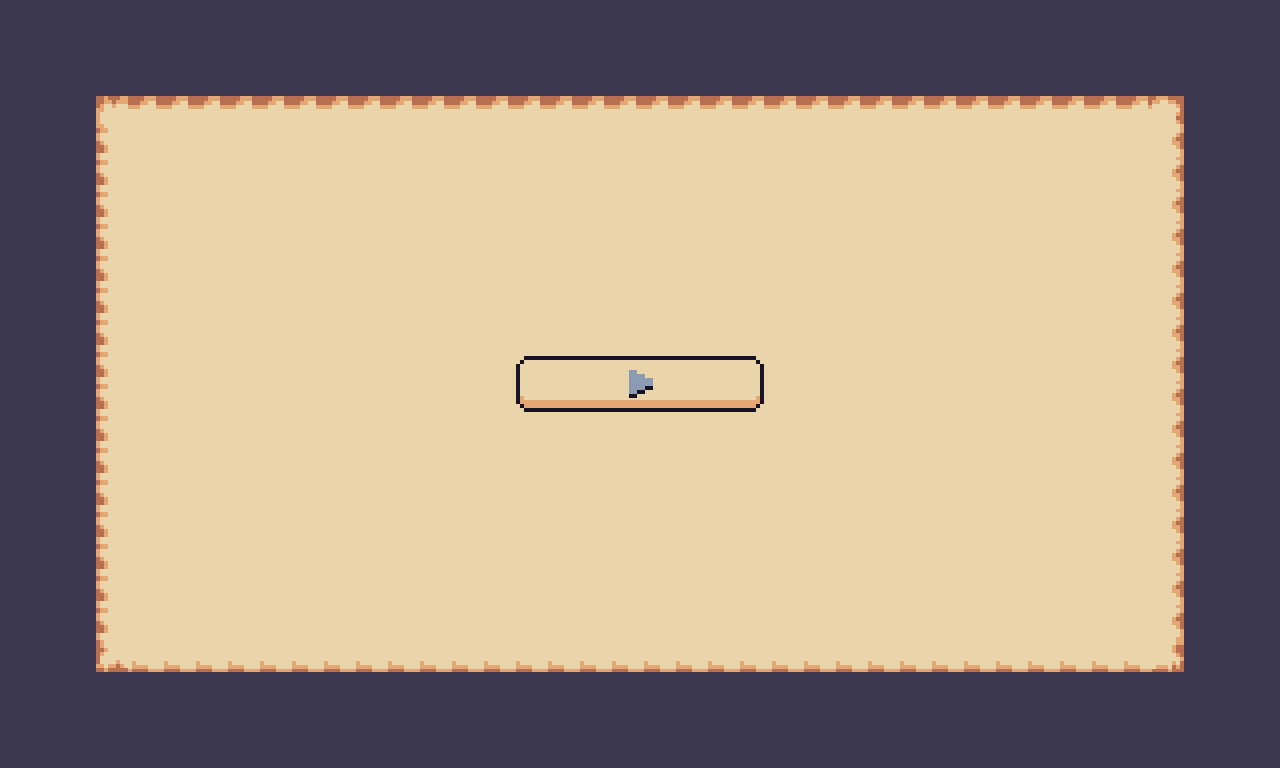

Tiled map render using the project's own tile images. Description and the whole map definition, tile-layer contents included, below:
An orthogonal 40x24 tile map with 32x32 px tiles, 3 tile layers (background, buttons, buttons1), 3 tilesets.

<map version="1.10" tiledversion="1.10.2" orientation="orthogonal" renderorder="right-down" width="40" height="24" tilewidth="32" tileheight="32" infinite="0" nextlayerid="4" nextobjectid="1">
 <tileset firstgid="1" name="menu" tilewidth="32" tileheight="32" tilecount="21" columns="7">
  <image source="../GUI/Sliced/menu.png" width="224" height="96" />
 </tileset>
 <tileset firstgid="22" name="Terrain (32x32)" tilewidth="32" tileheight="32" tilecount="247" columns="19">
  <image source="../Sprites/14-TileSets/Terrain (32x32).png" width="608" height="416" />
 </tileset>
 <tileset firstgid="269" name="buttons" tilewidth="32" tileheight="32" tilecount="10" columns="5">
  <image source="../Buttons/Sliced/buttons.png" width="160" height="64" />
 </tileset>
 <layer id="1" name="background" width="40" height="24">
  <data encoding="csv">
62,62,62,62,62,62,62,62,62,62,62,62,62,62,62,62,62,62,62,62,62,62,62,62,62,62,62,62,62,62,62,62,62,62,62,62,62,62,62,62,
62,62,62,62,62,62,62,62,62,62,62,62,62,62,62,62,62,62,62,62,62,62,62,62,62,62,62,62,62,62,62,62,62,62,62,62,62,62,62,62,
62,62,62,62,62,62,62,62,62,62,62,62,62,62,62,62,62,62,62,62,62,62,62,62,62,62,62,62,62,62,62,62,62,62,62,62,62,62,62,62,
62,62,62,5,6,6,6,6,6,6,6,6,6,6,6,6,6,6,6,6,6,6,6,6,6,6,6,6,6,6,6,6,6,6,6,6,7,62,62,62,
62,62,62,12,13,13,13,13,13,13,13,13,13,13,13,13,13,13,13,13,13,13,13,13,13,13,13,13,13,13,13,13,13,13,13,13,14,62,62,62,
62,62,62,12,13,13,13,13,13,13,13,13,13,13,13,13,13,13,13,13,13,13,13,13,13,13,13,13,13,13,13,13,13,13,13,13,14,62,62,62,
62,62,62,12,13,13,13,13,13,13,13,13,13,13,13,13,13,13,13,13,13,13,13,13,13,13,13,13,13,13,13,13,13,13,13,13,14,62,62,62,
62,62,62,12,13,13,13,13,13,13,13,13,13,13,13,13,13,13,13,13,13,13,13,13,13,13,13,13,13,13,13,13,13,13,13,13,14,62,62,62,
62,62,62,12,13,13,13,13,13,13,13,13,13,13,13,13,13,13,13,13,13,13,13,13,13,13,13,13,13,13,13,13,13,13,13,13,14,62,62,62,
62,62,62,12,13,13,13,13,13,13,13,13,13,13,13,13,13,13,13,13,13,13,13,13,13,13,13,13,13,13,13,13,13,13,13,13,14,62,62,62,
62,62,62,12,13,13,13,13,13,13,13,13,13,13,13,13,13,13,13,13,13,13,13,13,13,13,13,13,13,13,13,13,13,13,13,13,14,62,62,62,
62,62,62,12,13,13,13,13,13,13,13,13,13,13,13,13,13,13,13,13,13,13,13,13,13,13,13,13,13,13,13,13,13,13,13,13,14,62,62,62,
62,62,62,12,13,13,13,13,13,13,13,13,13,13,13,13,13,13,13,13,13,13,13,13,13,13,13,13,13,13,13,13,13,13,13,13,14,62,62,62,
62,62,62,12,13,13,13,13,13,13,13,13,13,13,13,13,13,13,13,13,13,13,13,13,13,13,13,13,13,13,13,13,13,13,13,13,14,62,62,62,
62,62,62,12,13,13,13,13,13,13,13,13,13,13,13,13,13,13,13,13,13,13,13,13,13,13,13,13,13,13,13,13,13,13,13,13,14,62,62,62,
62,62,62,12,13,13,13,13,13,13,13,13,13,13,13,13,13,13,13,13,13,13,13,13,13,13,13,13,13,13,13,13,13,13,13,13,14,62,62,62,
62,62,62,12,13,13,13,13,13,13,13,13,13,13,13,13,13,13,13,13,13,13,13,13,13,13,13,13,13,13,13,13,13,13,13,13,14,62,62,62,
62,62,62,12,13,13,13,13,13,13,13,13,13,13,13,13,13,13,13,13,13,13,13,13,13,13,13,13,13,13,13,13,13,13,13,13,14,62,62,62,
62,62,62,12,13,13,13,13,13,13,13,13,13,13,13,13,13,13,13,13,13,13,13,13,13,13,13,13,13,13,13,13,13,13,13,13,14,62,62,62,
62,62,62,12,13,13,13,13,13,13,13,13,13,13,13,13,13,13,13,13,13,13,13,13,13,13,13,13,13,13,13,13,13,13,13,13,14,62,62,62,
62,62,62,19,20,20,20,20,20,20,20,20,20,20,20,20,20,20,20,20,20,20,20,20,20,20,20,20,20,20,20,20,20,20,20,20,21,62,62,62,
62,62,62,62,62,62,62,62,62,62,62,62,62,62,62,62,62,62,62,62,62,62,62,62,62,62,62,62,62,62,62,62,62,62,62,62,62,62,62,62,
62,62,62,62,62,62,62,62,62,62,62,62,62,62,62,62,62,62,62,62,62,62,62,62,62,62,62,62,62,62,62,62,62,62,62,62,62,62,62,62,
62,62,62,62,62,62,62,62,62,62,62,62,62,62,62,62,62,62,62,62,62,62,62,62,62,62,62,62,62,62,62,62,62,62,62,62,62,62,62,62
</data>
 </layer>
 <layer id="2" name="buttons" width="40" height="24">
  <data encoding="csv">
0,0,0,0,0,0,0,0,0,0,0,0,0,0,0,0,0,0,0,0,0,0,0,0,0,0,0,0,0,0,0,0,0,0,0,0,0,0,0,0,
0,0,0,0,0,0,0,0,0,0,0,0,0,0,0,0,0,0,0,0,0,0,0,0,0,0,0,0,0,0,0,0,0,0,0,0,0,0,0,0,
0,0,0,0,0,0,0,0,0,0,0,0,0,0,0,0,0,0,0,0,0,0,0,0,0,0,0,0,0,0,0,0,0,0,0,0,0,0,0,0,
0,0,0,0,0,0,0,0,0,0,0,0,0,0,0,0,0,0,0,0,0,0,0,0,0,0,0,0,0,0,0,0,0,0,0,0,0,0,0,0,
0,0,0,0,0,0,0,0,0,0,0,0,0,0,0,0,0,0,0,0,0,0,0,0,0,0,0,0,0,0,0,0,0,0,0,0,0,0,0,0,
0,0,0,0,0,0,0,0,0,0,0,0,0,0,0,0,0,0,0,0,0,0,0,0,0,0,0,0,0,0,0,0,0,0,0,0,0,0,0,0,
0,0,0,0,0,0,0,0,0,0,0,0,0,0,0,0,0,0,0,0,0,0,0,0,0,0,0,0,0,0,0,0,0,0,0,0,0,0,0,0,
0,0,0,0,0,0,0,0,0,0,0,0,0,0,0,0,0,0,0,0,0,0,0,0,0,0,0,0,0,0,0,0,0,0,0,0,0,0,0,0,
0,0,0,0,0,0,0,0,0,0,0,0,0,0,0,0,0,0,0,0,0,0,0,0,0,0,0,0,0,0,0,0,0,0,0,0,0,0,0,0,
0,0,0,0,0,0,0,0,0,0,0,0,0,0,0,0,0,0,0,0,0,0,0,0,0,0,0,0,0,0,0,0,0,0,0,0,0,0,0,0,
0,0,0,0,0,0,0,0,0,0,0,0,0,0,0,0,0,0,0,0,0,0,0,0,0,0,0,0,0,0,0,0,0,0,0,0,0,0,0,0,
0,0,0,0,0,0,0,0,0,0,0,0,0,0,0,0,269,270,270,270,270,270,270,271,0,0,0,0,0,0,0,0,0,0,0,0,0,0,0,0,
0,0,0,0,0,0,0,0,0,0,0,0,0,0,0,0,274,275,275,275,275,275,275,276,0,0,0,0,0,0,0,0,0,0,0,0,0,0,0,0,
0,0,0,0,0,0,0,0,0,0,0,0,0,0,0,0,0,0,0,0,0,0,0,0,0,0,0,0,0,0,0,0,0,0,0,0,0,0,0,0,
0,0,0,0,0,0,0,0,0,0,0,0,0,0,0,0,0,0,0,0,0,0,0,0,0,0,0,0,0,0,0,0,0,0,0,0,0,0,0,0,
0,0,0,0,0,0,0,0,0,0,0,0,0,0,0,0,0,0,0,0,0,0,0,0,0,0,0,0,0,0,0,0,0,0,0,0,0,0,0,0,
0,0,0,0,0,0,0,0,0,0,0,0,0,0,0,0,0,0,0,0,0,0,0,0,0,0,0,0,0,0,0,0,0,0,0,0,0,0,0,0,
0,0,0,0,0,0,0,0,0,0,0,0,0,0,0,0,0,0,0,0,0,0,0,0,0,0,0,0,0,0,0,0,0,0,0,0,0,0,0,0,
0,0,0,0,0,0,0,0,0,0,0,0,0,0,0,0,0,0,0,0,0,0,0,0,0,0,0,0,0,0,0,0,0,0,0,0,0,0,0,0,
0,0,0,0,0,0,0,0,0,0,0,0,0,0,0,0,0,0,0,0,0,0,0,0,0,0,0,0,0,0,0,0,0,0,0,0,0,0,0,0,
0,0,0,0,0,0,0,0,0,0,0,0,0,0,0,0,0,0,0,0,0,0,0,0,0,0,0,0,0,0,0,0,0,0,0,0,0,0,0,0,
0,0,0,0,0,0,0,0,0,0,0,0,0,0,0,0,0,0,0,0,0,0,0,0,0,0,0,0,0,0,0,0,0,0,0,0,0,0,0,0,
0,0,0,0,0,0,0,0,0,0,0,0,0,0,0,0,0,0,0,0,0,0,0,0,0,0,0,0,0,0,0,0,0,0,0,0,0,0,0,0,
0,0,0,0,0,0,0,0,0,0,0,0,0,0,0,0,0,0,0,0,0,0,0,0,0,0,0,0,0,0,0,0,0,0,0,0,0,0,0,0
</data>
 </layer>
 <layer id="3" name="buttons1" width="40" height="24">
  <data encoding="csv">
0,0,0,0,0,0,0,0,0,0,0,0,0,0,0,0,0,0,0,0,0,0,0,0,0,0,0,0,0,0,0,0,0,0,0,0,0,0,0,0,
0,0,0,0,0,0,0,0,0,0,0,0,0,0,0,0,0,0,0,0,0,0,0,0,0,0,0,0,0,0,0,0,0,0,0,0,0,0,0,0,
0,0,0,0,0,0,0,0,0,0,0,0,0,0,0,0,0,0,0,0,0,0,0,0,0,0,0,0,0,0,0,0,0,0,0,0,0,0,0,0,
0,0,0,0,0,0,0,0,0,0,0,0,0,0,0,0,0,0,0,0,0,0,0,0,0,0,0,0,0,0,0,0,0,0,0,0,0,0,0,0,
0,0,0,0,0,0,0,0,0,0,0,0,0,0,0,0,0,0,0,0,0,0,0,0,0,0,0,0,0,0,0,0,0,0,0,0,0,0,0,0,
0,0,0,0,0,0,0,0,0,0,0,0,0,0,0,0,0,0,0,0,0,0,0,0,0,0,0,0,0,0,0,0,0,0,0,0,0,0,0,0,
0,0,0,0,0,0,0,0,0,0,0,0,0,0,0,0,0,0,0,0,0,0,0,0,0,0,0,0,0,0,0,0,0,0,0,0,0,0,0,0,
0,0,0,0,0,0,0,0,0,0,0,0,0,0,0,0,0,0,0,0,0,0,0,0,0,0,0,0,0,0,0,0,0,0,0,0,0,0,0,0,
0,0,0,0,0,0,0,0,0,0,0,0,0,0,0,0,0,0,0,0,0,0,0,0,0,0,0,0,0,0,0,0,0,0,0,0,0,0,0,0,
0,0,0,0,0,0,0,0,0,0,0,0,0,0,0,0,0,0,0,0,0,0,0,0,0,0,0,0,0,0,0,0,0,0,0,0,0,0,0,0,
0,0,0,0,0,0,0,0,0,0,0,0,0,0,0,0,0,0,0,0,0,0,0,0,0,0,0,0,0,0,0,0,0,0,0,0,0,0,0,0,
0,0,0,0,0,0,0,0,0,0,0,0,0,0,0,0,0,0,0,272,273,0,0,0,0,0,0,0,0,0,0,0,0,0,0,0,0,0,0,0,
0,0,0,0,0,0,0,0,0,0,0,0,0,0,0,0,0,0,0,277,278,0,0,0,0,0,0,0,0,0,0,0,0,0,0,0,0,0,0,0,
0,0,0,0,0,0,0,0,0,0,0,0,0,0,0,0,0,0,0,0,0,0,0,0,0,0,0,0,0,0,0,0,0,0,0,0,0,0,0,0,
0,0,0,0,0,0,0,0,0,0,0,0,0,0,0,0,0,0,0,0,0,0,0,0,0,0,0,0,0,0,0,0,0,0,0,0,0,0,0,0,
0,0,0,0,0,0,0,0,0,0,0,0,0,0,0,0,0,0,0,0,0,0,0,0,0,0,0,0,0,0,0,0,0,0,0,0,0,0,0,0,
0,0,0,0,0,0,0,0,0,0,0,0,0,0,0,0,0,0,0,0,0,0,0,0,0,0,0,0,0,0,0,0,0,0,0,0,0,0,0,0,
0,0,0,0,0,0,0,0,0,0,0,0,0,0,0,0,0,0,0,0,0,0,0,0,0,0,0,0,0,0,0,0,0,0,0,0,0,0,0,0,
0,0,0,0,0,0,0,0,0,0,0,0,0,0,0,0,0,0,0,0,0,0,0,0,0,0,0,0,0,0,0,0,0,0,0,0,0,0,0,0,
0,0,0,0,0,0,0,0,0,0,0,0,0,0,0,0,0,0,0,0,0,0,0,0,0,0,0,0,0,0,0,0,0,0,0,0,0,0,0,0,
0,0,0,0,0,0,0,0,0,0,0,0,0,0,0,0,0,0,0,0,0,0,0,0,0,0,0,0,0,0,0,0,0,0,0,0,0,0,0,0,
0,0,0,0,0,0,0,0,0,0,0,0,0,0,0,0,0,0,0,0,0,0,0,0,0,0,0,0,0,0,0,0,0,0,0,0,0,0,0,0,
0,0,0,0,0,0,0,0,0,0,0,0,0,0,0,0,0,0,0,0,0,0,0,0,0,0,0,0,0,0,0,0,0,0,0,0,0,0,0,0,
0,0,0,0,0,0,0,0,0,0,0,0,0,0,0,0,0,0,0,0,0,0,0,0,0,0,0,0,0,0,0,0,0,0,0,0,0,0,0,0
</data>
 </layer>
</map>
